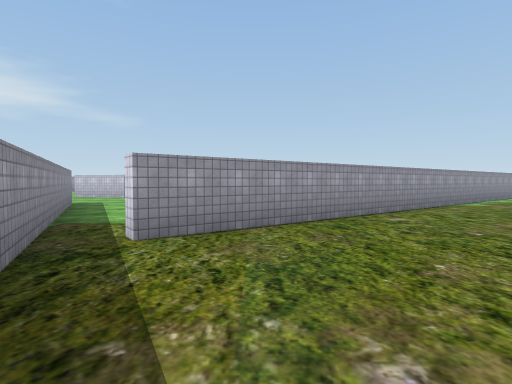
view 1 (above)

12 first-person views from a walk through a scene from a Unity 3-D project. The camera is 1.5 m above the floor, tilts 2° down and sees 80° across. The floor is counted in squares, 2 m on a side. Each view is taken from the middle of a square. On the plan, view 1 faces up. The plan holds only what a view shows up to about 10 squares ahead; the rest is blank. The place goes on beyond the plan. Some surface patterns are stand-ins.

view 2
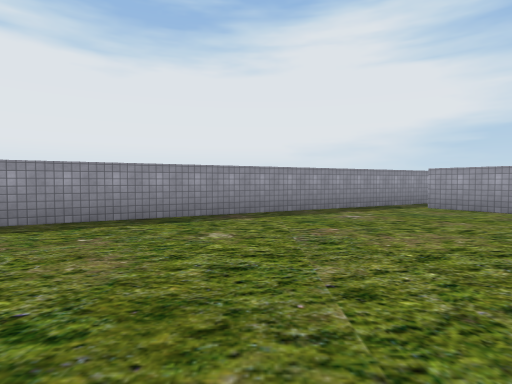

view 3
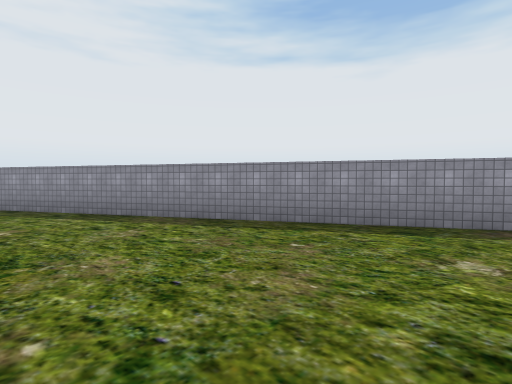

view 4
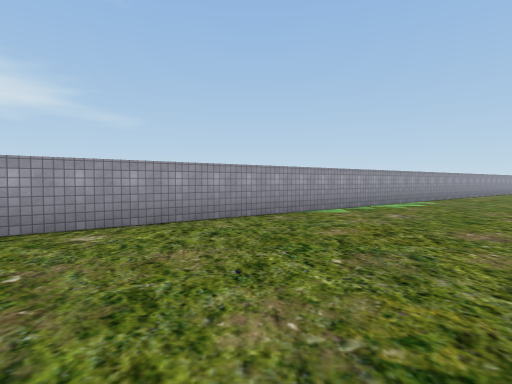

view 5
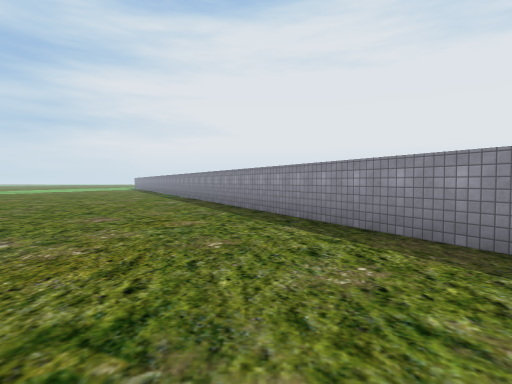

view 6
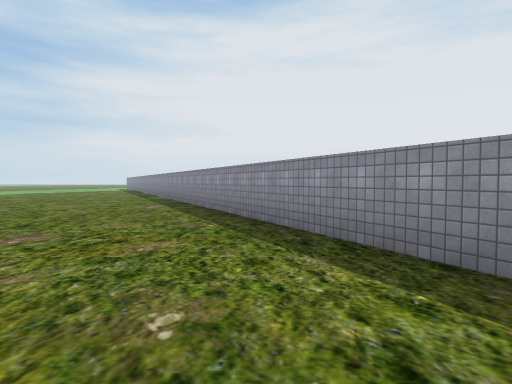

view 7
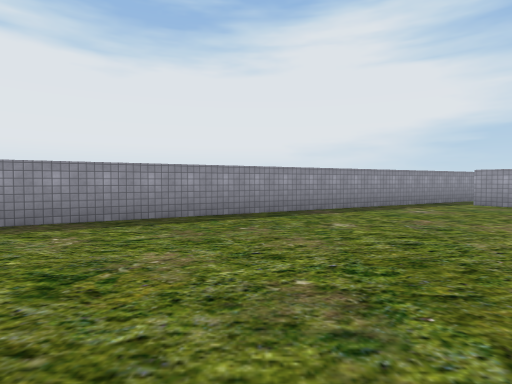

view 8
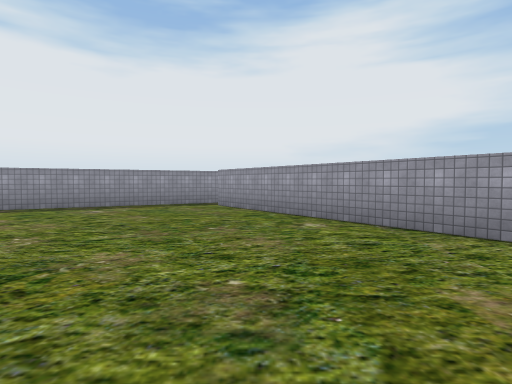

view 9
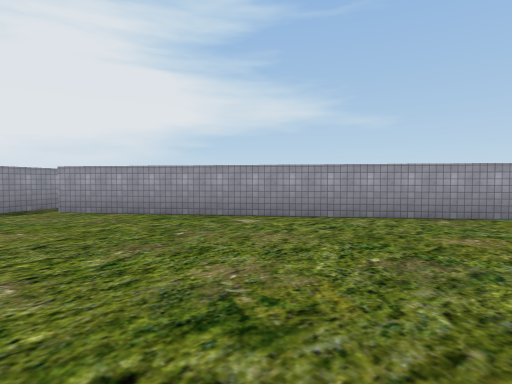

view 10
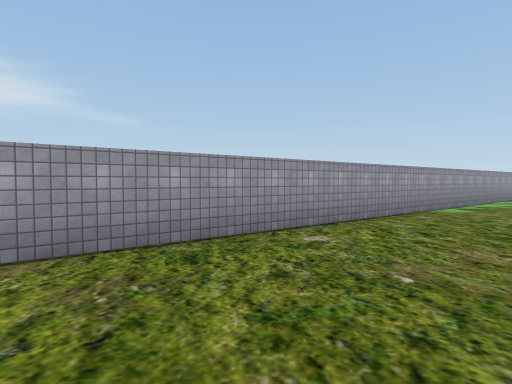

view 11
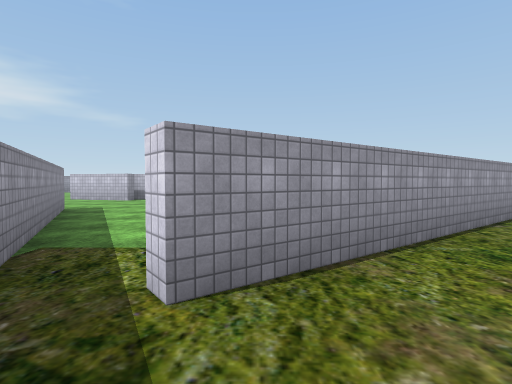

view 12
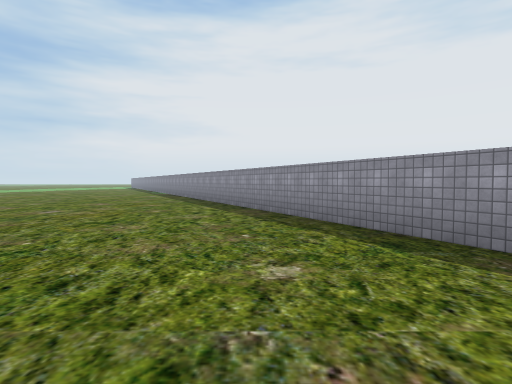

### Floor plan
Points are (right, up) in squares from view 1. A wall is a line through its corners. A room is listed if a view was taken in it or the views show most of it. See-through windows are left out.
Room 1 (views 1, 2, 3, 4, 5, 6, 7, 8, 9, 10, 11, 12)
walls: (-2.6, 3.4) (5.3, -11.5); (8.5, 11.3) (-1.5, 3.8)

Where each view was taken, in squares from view 1:
view 1: 0 up, 0 right, facing up
view 2: 1 down, 7 right, facing left
view 3: 1 down, 6 right, facing down-left
view 4: 2 up, 5 right, facing up
view 5: 3 down, 5 right, facing down
view 6: 5 down, 5 right, facing down
view 7: 3 down, 8 right, facing left
view 8: 5 up, 8 right, facing left
view 9: 2 up, 7 right, facing up-left
view 10: 2 up, 2 right, facing up
view 11: 2 up, 1 left, facing up
view 12: 1 up, 3 right, facing down
